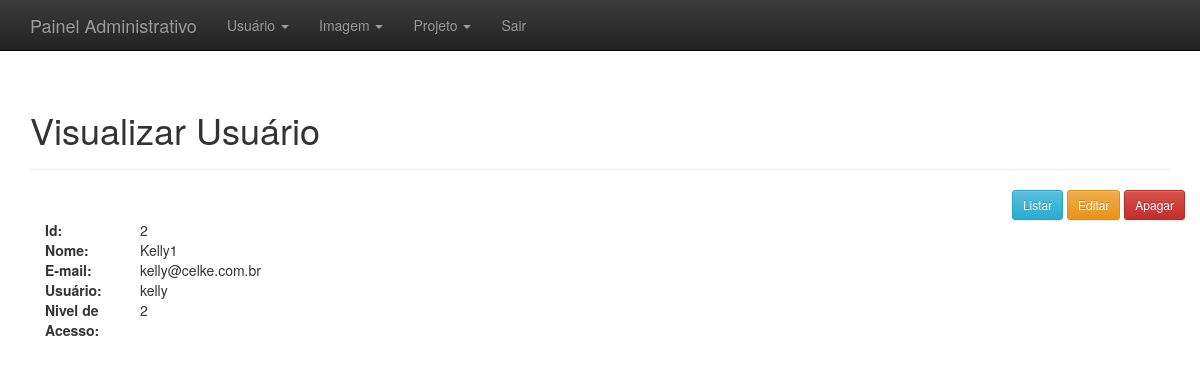
The app's page /adm/administrativo.php?link=5&id=2 (signed in) with its own data.
### tables this page shows
CREATE TABLE `usuarios` (
  `id` int(11) NOT NULL,
  `nome` varchar(220) NOT NULL,
  `email` varchar(220) NOT NULL,
  `login` varchar(50) NOT NULL,
  `senha` varchar(50) NOT NULL,
  `nivel_acesso_id` int(11) NOT NULL,
  `created` datetime DEFAULT NULL,
  `modified` datetime DEFAULT NULL
);

### adm/visual_usuario.php (the view)
<?php
	$id = $_GET['id'];
	$result = mysql_query("SELECT * FROM usuarios WHERE id = '$id' LIMIT 1");
	$resultado = mysql_fetch_assoc($result);
?>
<div class="container theme-showcase" role="main">
	<div class="page-header">
		<h1>Visualizar Usuário</h1>
	</div>
	<div class="row">
		<div class="pull-right">
			<a href='administrativo.php?link=2&id=<?php echo $resultado['id']; ?>'><button type='button' class='btn btn-sm btn-info'>Listar</button></a>
			<a href='administrativo.php?link=4&id=<?php echo $resultado['id']; ?>'><button type='button' class='btn btn-sm btn-warning'>Editar</button></a>
			<a href='processa/proc_apagar_usuario.php?id=<?php echo $resultado['id']; ?>'><button type='button' class='btn btn-sm btn-danger'>Apagar</button></a>
		</div>
	</div>
	<div class="row">
		<div class="col-md-12">
			<div class=" col-sm-3 col-md-1">
				<b>Id:</b>
			</div>
			<div class=" col-sm-9 col-md-11">
				<?php echo $resultado['id']; ?>
			</div>
			<div class="col-sm-3 col-md-1">
				<b>Nome:</b>
			</div>
			<div class="col-sm-9 col-md-11">
				<?php echo $resultado['nome']; ?>
			</div>
			<div class="col-sm-3 col-md-1">
				<b>E-mail:</b>
			</div>
			<div class="col-sm-9 col-md-11">
				<?php echo $resultado['email']; ?>
			</div>
			<div class="col-sm-3 col-md-1">
				<b>Usuário:</b>
			</div>
			<div class="col-sm-9 col-md-11">
				<?php echo $resultado['login']; ?>
			</div>
			<div class="col-sm-3 col-md-1">
				<b>Nivel de Acesso:</b>
			</div>
			<div class="col-sm-9 col-md-11">
				<?php echo $resultado['nivel_acesso_id']; ?>
			</div>
		</div>
	</div>
</div>

### adm/css/theme.css (style rules this page uses)
body { padding-top: 70px; padding-bottom: 30px; }

### records on screen
usuarios: id "2", nome "Kelly1", email "kelly@celke.com.br", login "kelly", nivel_acesso "2"
